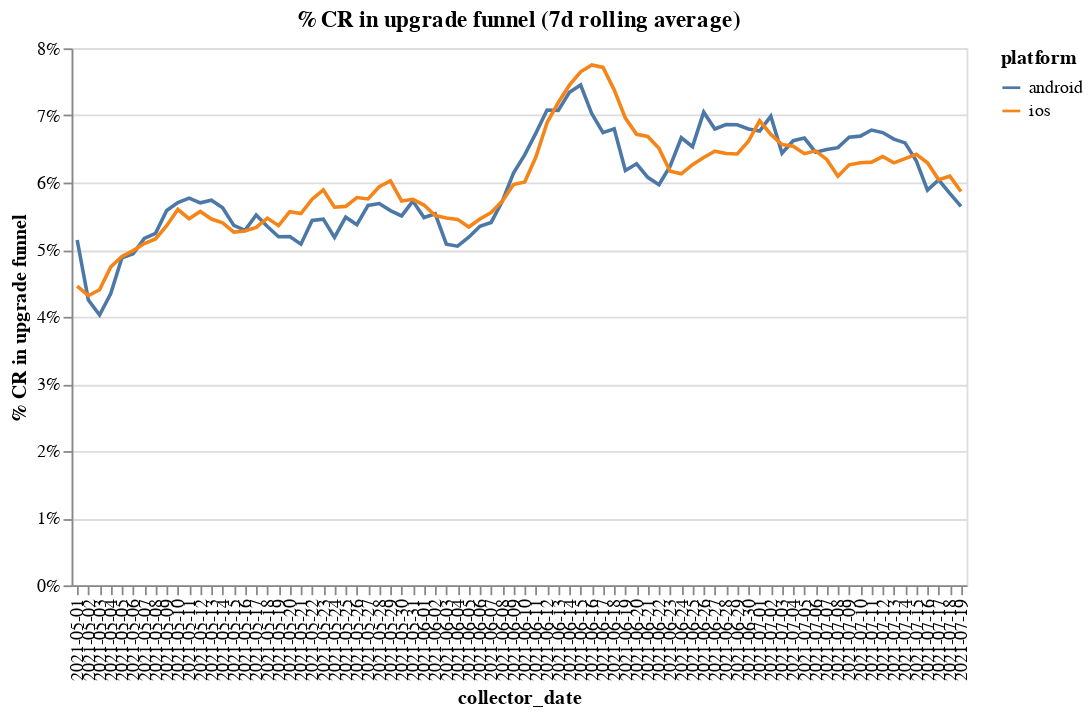

The notebook cell saved with this chart:
### Code cell
df = pd.read_csv("cta.csv")
df = df.loc[df["step"] == "cta", :]

up = pd.read_csv("upgrades.csv")
up.columns = ["user_id", "product", "collector_date"]
up["collector_date"] = pd.to_datetime(up["collector_date"]).dt.date.astype(str)
up = up.groupby(["user_id"])["collector_date"].min().reset_index()
up["upgrade"] = 1

df = df.merge(up, on=["user_id", "collector_date"], how="left").reset_index().fillna(0)

df = (
    df.groupby(["collector_date", "platform"])["upgrade"]
    .agg(upgrades="mean")
    .reset_index()
)

df.index = pd.to_datetime(df["collector_date"])

df["smooth"] = df.groupby("platform")["upgrades"].transform(
    lambda x: x.rolling(7, 1).mean()
)

alt.Chart(
    df.loc[(df["collector_date"] >= "2021-04-01") & (df["platform"] != "web"), :]
).mark_line().encode(
    x="collector_date:O",
    y=alt.Y("smooth:Q", axis=alt.Axis(title="% CR in upgrade funnel", format="%")),
    color="platform:N",
).properties(
    width=500, height=300, title="% CR in upgrade funnel (7d rolling average)"
)

### Figure 1 — Vega-Lite specification as saved in the notebook (floating-point values rounded to 4 significant figures; data arrays with more than 128 entries replaced by an {"elided": "..."} marker saying what was removed)
{"config": {"view": {"continuousWidth": 400, "continuousHeight": 300}}, "data": {"name": "data-2a31ca80b6e5f2c612810180a2199fd2"}, "mark": "line", "encoding": {"color": {"type": "nominal", "field": "platform"}, "x": {"type": "ordinal", "field": "collector_date"}, "y": {"type": "quantitative", "axis": {"format": "%", "title": "% CR in upgrade funnel"}, "field": "smooth"}}, "height": 300, "title": "% CR in upgrade funnel (7d rolling average)", "width": 500, "$schema": "https://vega.github.io/schema/vega-lite/v4.8.1.json", "datasets": {"data-2a31ca80b6e5f2c612810180a2199fd2": {"elided": "160 records"}}}
